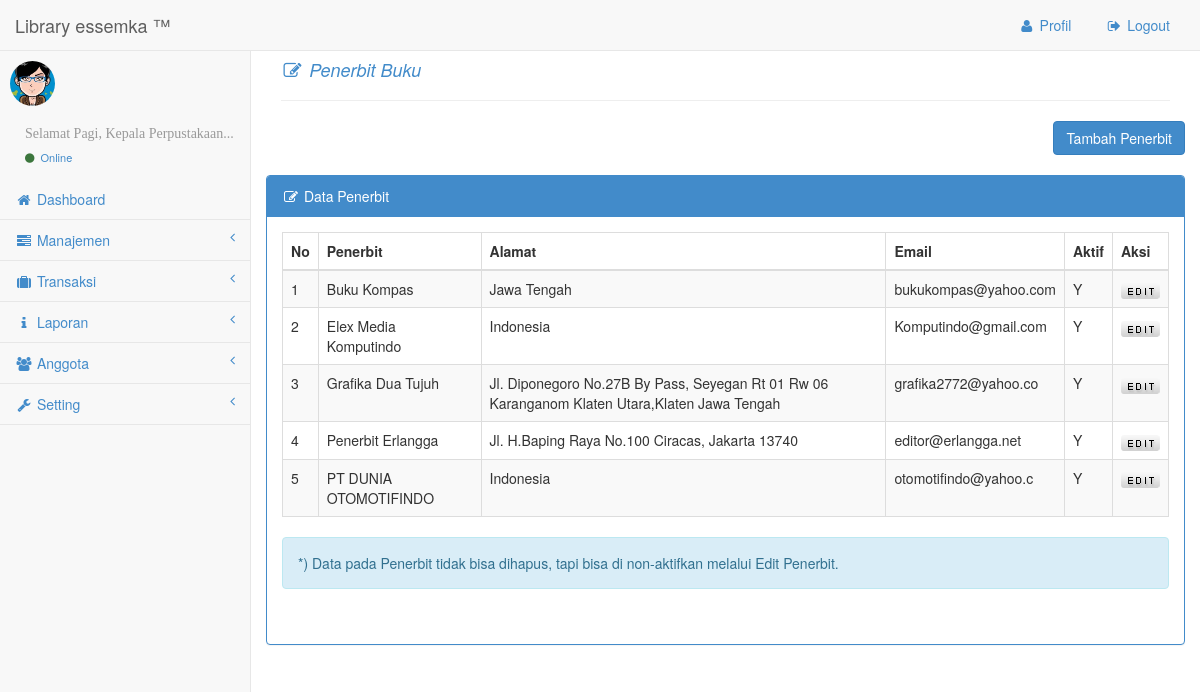
The app's page /administrator/media.php?module=penerbit (signed in) with its own data.
### tables this page shows
CREATE TABLE IF NOT EXISTS `penerbit` (
  `id_penerbit` int(5) NOT NULL AUTO_INCREMENT,
  `nama_penerbit` varchar(50) NOT NULL,
  `alamat` text NOT NULL,
  `email` varchar(20) NOT NULL,
  `aktif` enum('Y','N') NOT NULL DEFAULT 'Y',
  PRIMARY KEY (`id_penerbit`)
);

### administrator/modul/mod_penerbit/penerbit.php (the view, shortened to what this page needs)
<?php
 if (empty($_SESSION['username']) AND empty($_SESSION['passuser'])){
  echo "<link href='style.css' rel='stylesheet' type='text/css'>
 <center>Untuk mengakses modul, Anda harus login <br>";
  echo "<a href=../../index.php><b>LOGIN</b></a></center>";
}
else{
switch($_GET[act]){
  default:
    echo "<div class='row'>
 <div class='col-lg-12'>
 <h4><p class='text-primary'><em><i class='fa fa-edit fa-fw'></i> Penerbit Buku</em></p></h4><hr>
 </div><br />
 <div class='row'>
 <div class='col-lg-12'>
  <div align='right'> <button type='button' class='btn btn-primary' onclick=\"window.location.href='?module=penerbit&act=tambahpenerbit';\">Tambah Penerbit</button></div><br />
 <div class='panel panel-primary'>
 <div class='panel-heading'>
 <i class='fa fa-edit fa-fw'></i> Data Penerbit
 </div>
 <div class='panel-body'>
 <div class='table-responsive'>
 <table class='table table-striped table-bordered table-hover' id='dataTables-example'>
 <thead>
                                <tr>
                                    <th>No</th>
                                    <th>Penerbit</th>
                                    <th>Alamat</th>
                                    <th>Email</th>
                                    <th>Aktif</th>
                                    <th>Aksi</th>
                                </tr>
                            </thead>
                            <tbody>";
    $tampil=mysql_query("SELECT * FROM Penerbit ORDER BY nama_penerbit");
    $no=1;
    while ($r=mysql_fetch_array($tampil)){
       echo "<tr><td>$no</td>
             <td>$r[nama_penerbit]</td>
             <td>$r[alamat]</td>
             <td>$r[email]</td>
             <td>$r[aktif]</td>
             <td><a href=?module=penerbit&act=editpenerbit&id=$r[id_penerbit]><img src='img/edit.png' border='0' title='edit' /></a>
             </td></tr>";
      $no++;
    }
    echo "<tbody></table></div>";
    echo "<div id=paging><div class='alert alert-info'>*) Data pada Penerbit tidak bisa dihapus, tapi bisa di non-aktifkan melalui Edit Penerbit.</div></div><br>";
    break;
}
}
?>

### administrator/css/sb-admin.css (style rules this page uses)
body { padding-top: 100px; background-color: #f8f8f8; }
@media (min-width:768px) { body { padding-top: 50px; } }

### records on screen
penerbit: nama_penerbit "Buku Kompas", alamat "Jawa Tengah", email "bukukompas@yahoo.com", aktif "Y"
penerbit: nama_penerbit "Elex Media Komputindo", alamat "Indonesia", email "Komputindo@gmail.com", aktif "Y"
penerbit: nama_penerbit "Grafika Dua Tujuh", alamat "Jl. Diponegoro No.27B By Pass, Seyegan Rt 01 Rw 06 Karanganom Klaten Utara,Klaten Jawa Tengah", email "grafika2772@yahoo.co", aktif "Y"
penerbit: nama_penerbit "Penerbit Erlangga", alamat "Jl. H.Baping Raya No.100 Ciracas, Jakarta 13740", email "editor@erlangga.net", aktif "Y"
penerbit: nama_penerbit "PT DUNIA OTOMOTIFINDO", alamat "Indonesia", email "otomotifindo@yahoo.c", aktif "Y"
